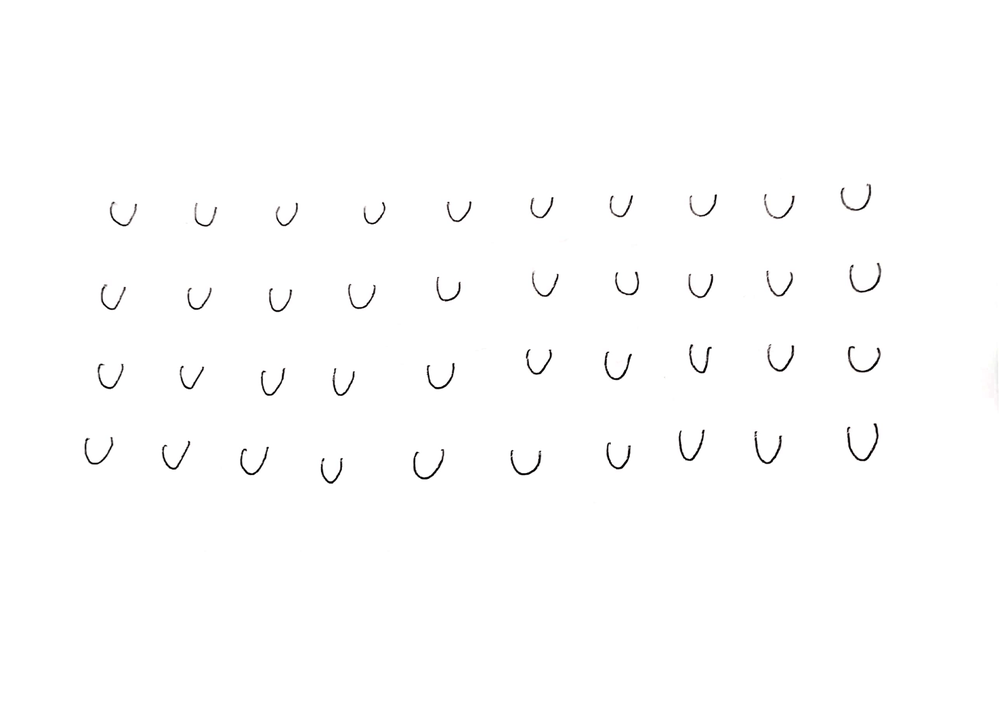
#> input picture Imagenes/U/U.png, 999 x 706 px, shrunk from 2339 x 1653 before the run
$ python labtest.py
#> lines starting #> are read from the running program, lines starting #| are printed output that depends on the picture; after the words box and inside, x2 and y2 are one past the last pixel; in counts of white or black regions, pixels touching at a corner belong together
import numpy as np
from imutils.contours import sort_contours
import cv2 as cv
import imutils

image = cv.imread('./Imagenes/U/U.png')
#> image is the input picture: shape (706, 999, 3); mean B, G, R 253.6, 253.6, 253.6
gray = cv.cvtColor(image, cv.COLOR_BGR2GRAY)
blurred = cv.GaussianBlur(gray,(5,5),0)
edged = cv.Canny(blurred,30,150)
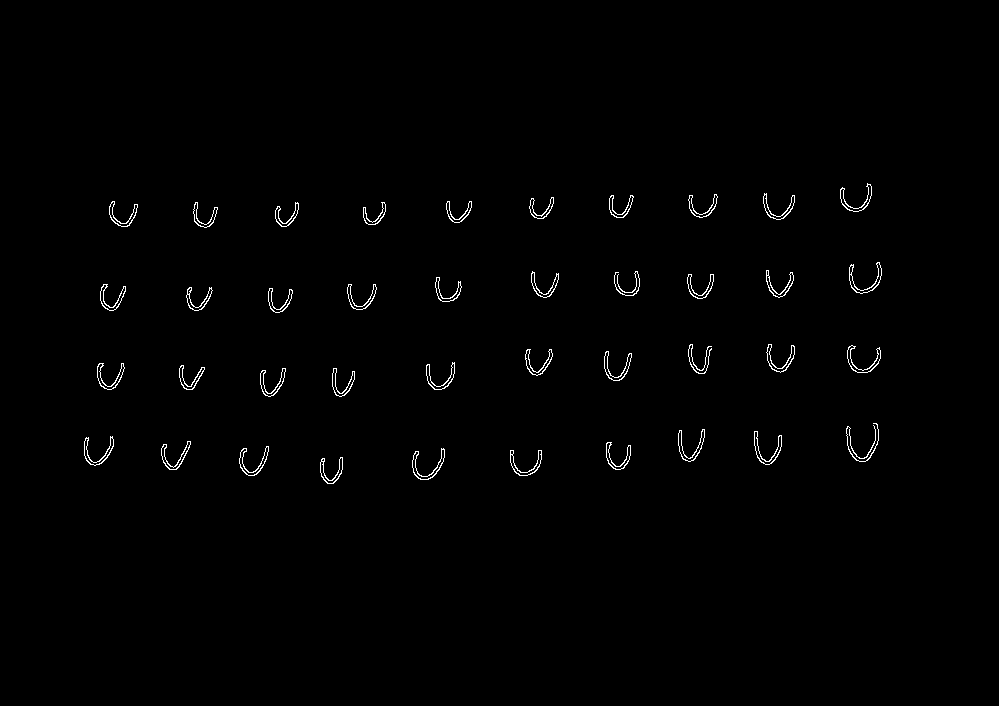
#> edged: shape (706, 999); 0.8% white in thin lines or dots, all inside (x1, y1, x2, y2) = (84, 183, 882, 484)

cnts = cv.findContours(edged.copy(), cv.RETR_EXTERNAL,cv.CHAIN_APPROX_SIMPLE)
#> cnts = 40 contours; largest, box (x1, y1, x2, y2) and area: (412, 448, 445, 480) 226, (849, 262, 882, 294) 221, (754, 431, 782, 465) 220, (847, 345, 881, 373) 213, (678, 429, 705, 462) 212
cnts = imutils.grab_contours(cnts)
cnts = sort_contours(cnts, method="left-to-right")[0]

for c in cnts:
    (x, y, w, h) = cv.boundingRect(c)
    if (w >= 35 and w <= 150) and (h >= 35 and h <= 120):
        cv.rectangle(image, (x, y), (x + w, y + h), (0, 255, 0), 2)
        cv.imwrite('test.png',image)
#> this loop made 40 passes
#> (x, y, w, h) on passes 1 to 12: (84, 436, 30, 30), (97, 363, 28, 27), (100, 284, 26, 27), (109, 201, 29, 26), (161, 441, 30, 29), (179, 365, 26, 25), (186, 287, 27, 24), (193, 202, 25, 26), (239, 446, 30, 30), (260, 368, 26, 29), (268, 288, 25, 25), (275, 202, 24, 25)

$ run again, with Imagenes/U/U1.png copied over Imagenes/U/U.png
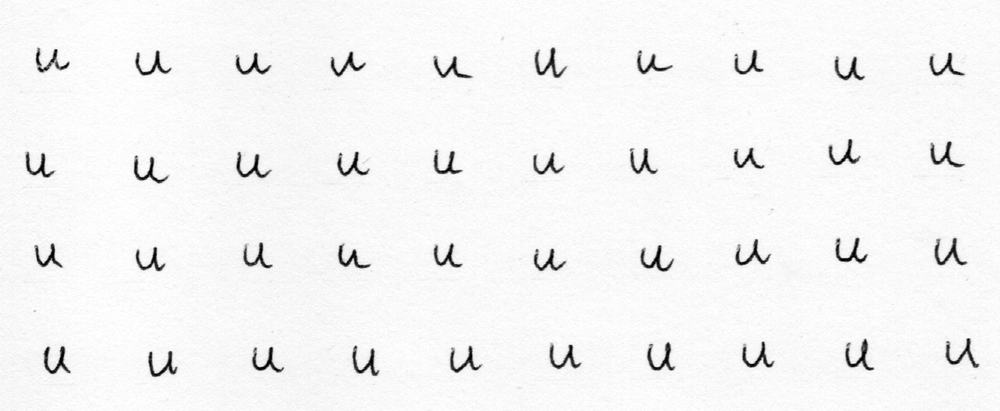
#> input picture Imagenes/U/U1.png, 1000 x 411 px, shrunk from 1585 x 651 before the run
#> image is the input picture: shape (411, 1000, 3); min 0, max 255, mean 244.5
#> `edged = cv.Canny(blurred,30,150)`:
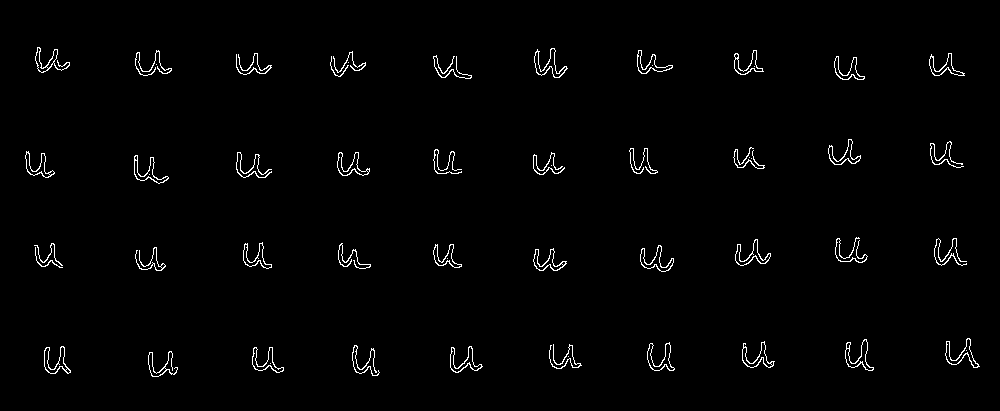
#> edged: shape (411, 1000); 1.5% white in thin lines or dots, all inside (x1, y1, x2, y2) = (25, 47, 980, 377)
#> `cnts = cv.findContours(edged.copy(), cv.RETR_EXTERNAL,cv.CHAIN_APPROX_..`: cnts = 48 contours, 10 with area under 20; largest, box (x1, y1, x2, y2) and area: (534, 48, 568, 78) 310, (845, 339, 874, 371) 292, (945, 338, 980, 368) 282, (640, 245, 674, 272) 282, (735, 239, 771, 266) 280
#> `cnts = sort_contours(cnts, method="left-to-right")[0]`: cnts = 48 contours, 10 with area under 20; largest, box (x1, y1, x2, y2) and area: (534, 48, 568, 78) 310, (845, 339, 874, 371) 292, (640, 245, 674, 272) 282, (945, 338, 980, 368) 282, (735, 239, 771, 266) 280
#> the loop `for c in cnts:` made 48 passes
#> (x, y, w, h) on passes 1 to 8: (25, 151, 30, 27), (34, 243, 29, 23), (35, 247, 28, 21), (35, 47, 35, 26), (44, 346, 27, 28), (134, 155, 35, 29), (135, 247, 31, 24), (135, 50, 37, 26)

$ run again, with Imagenes/U/U3.png copied over Imagenes/U/U.png
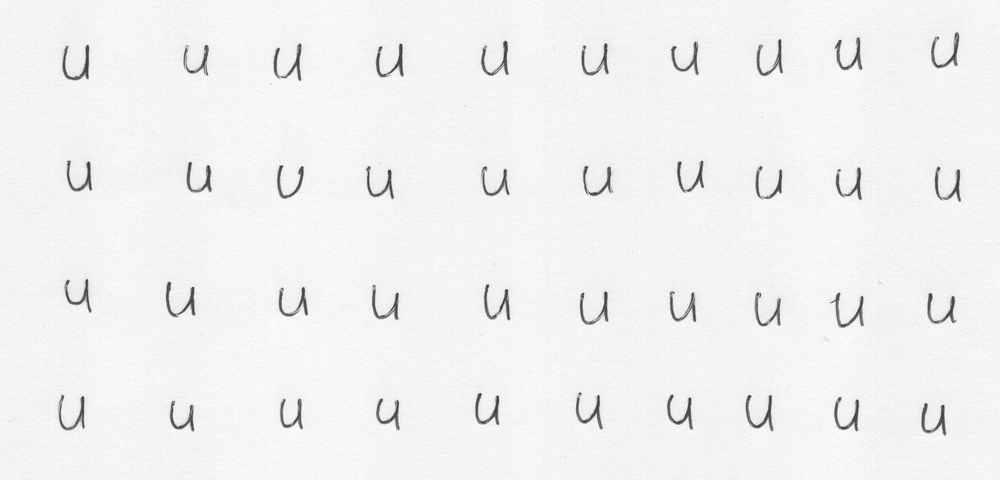
#> input picture Imagenes/U/U3.png, 1000 x 480 px, shrunk from 2487 x 1194 before the run
#> image is the input picture: shape (480, 1000, 3); min 43, max 255, mean 241.2
#> `edged = cv.Canny(blurred,30,150)`:
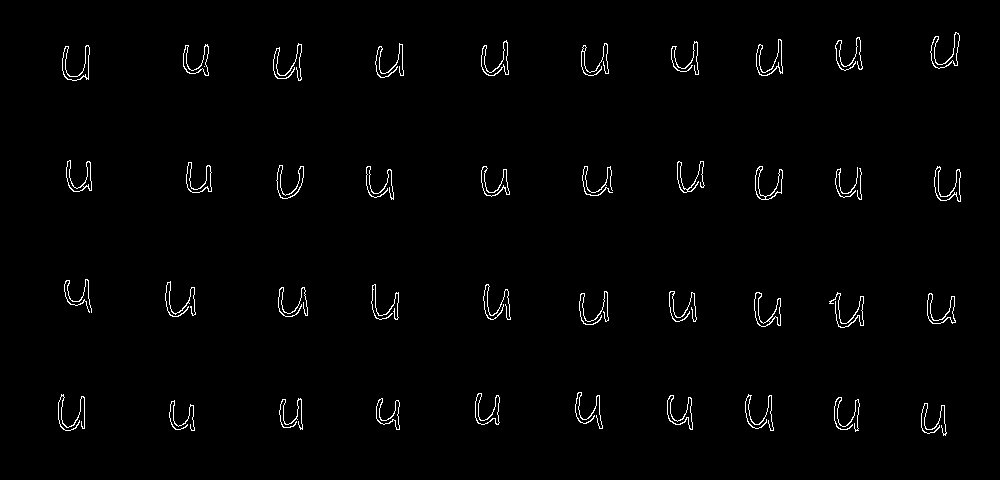
#> edged: shape (480, 1000); 1.5% white in thin lines or dots, all inside (x1, y1, x2, y2) = (58, 32, 961, 436)
#> cnts = 41 contours, 2 with area under 20; largest, box (x1, y1, x2, y2) and area: (930, 32, 960, 69) 309, (934, 166, 961, 202) 302, (62, 45, 90, 81) 300, (756, 39, 783, 76) 298, (754, 292, 781, 327) 296
#> the loop `for c in cnts:` made 41 passes
#> (x, y, w, h) on passes 1 to 8: (58, 394, 27, 37), (62, 45, 28, 36), (64, 279, 28, 34), (66, 160, 26, 32), (165, 281, 31, 36), (169, 400, 26, 31), (183, 44, 26, 32), (186, 162, 26, 31)
#> after the loop `for c in cnts:`:
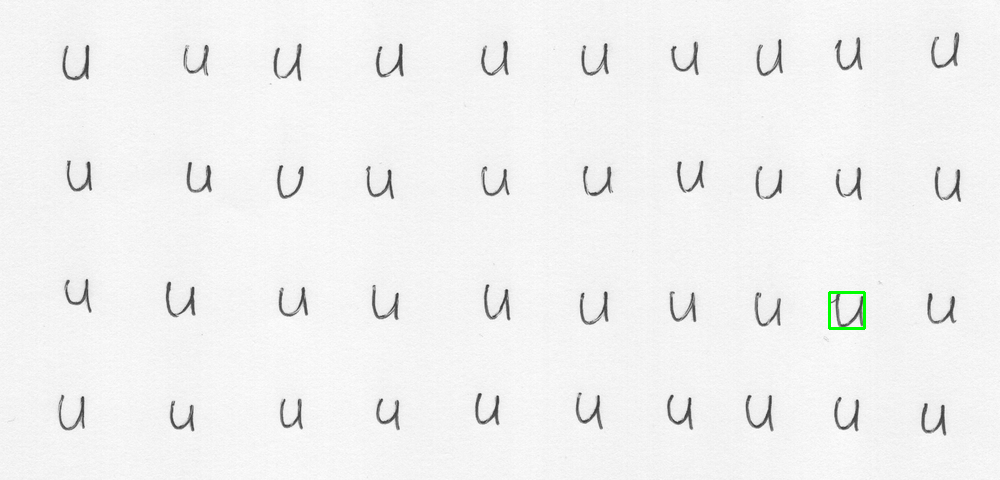
#> image: shape (480, 1000, 3); 0.09% of pixels changed, all inside (x1, y1, x2, y2) = (828, 291, 866, 330)

$ run again, with Imagenes/U/U4.png copied over Imagenes/U/U.png
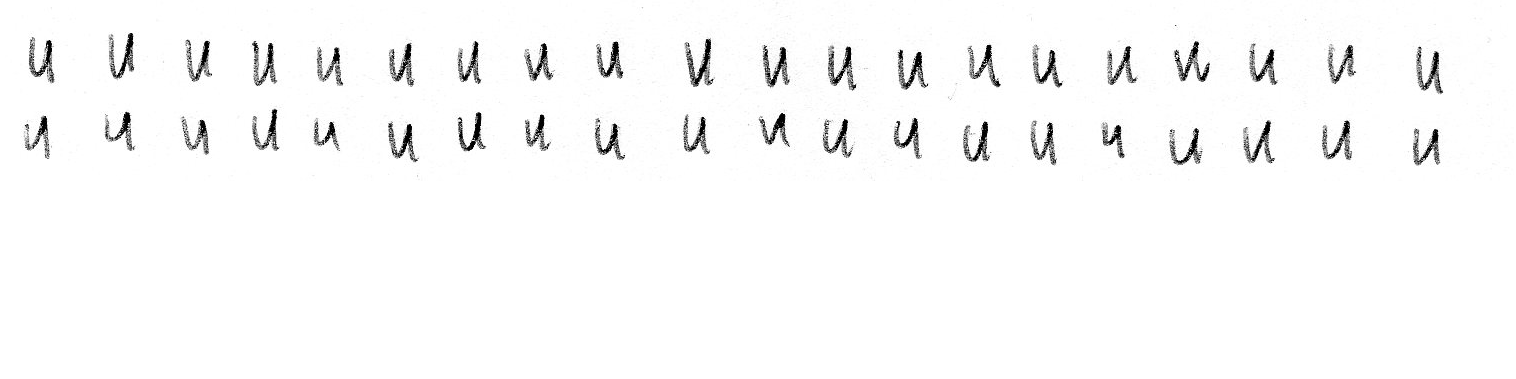
#> input picture Imagenes/U/U4.png, 1516 x 379 px
#> image is the input picture: shape (379, 1516, 3); min 0, max 255, mean 249.2
#> `edged = cv.Canny(blurred,30,150)`:
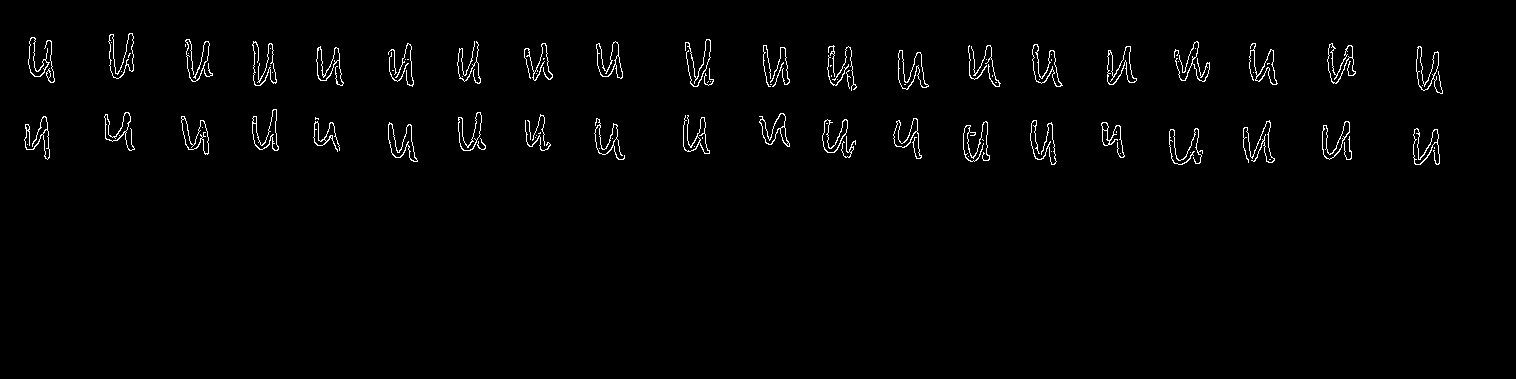
#> edged: shape (379, 1516); 1.5% white in thin lines or dots, all inside (x1, y1, x2, y2) = (24, 33, 1443, 165)
#> cnts = 93 contours, 55 with area under 20; largest, box (x1, y1, x2, y2) and area: (108, 33, 134, 79) 475, (898, 50, 929, 90) 474, (1032, 44, 1063, 87) 448, (388, 122, 418, 162) 446, (1107, 46, 1137, 85) 444
#> the loop `for c in cnts:` made 93 passes
#> (x, y, w, h) on passes 1, 2, 3, 4, 5, 6, 7, 9: (24, 116, 26, 44), (27, 144, 1, 1), (28, 37, 22, 40), (44, 40, 11, 43), (104, 112, 31, 39), (108, 33, 26, 46), (181, 116, 28, 39), (185, 39, 28, 43)
#> after the loop `for c in cnts:`:
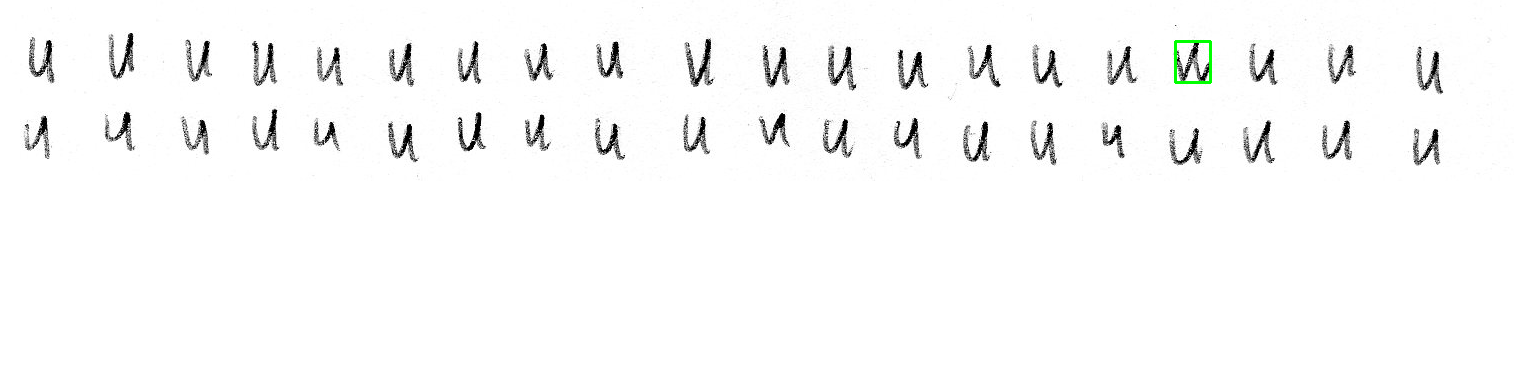
#> image: shape (379, 1516, 3); 0.08% of pixels changed, all inside (x1, y1, x2, y2) = (1174, 40, 1212, 84)
